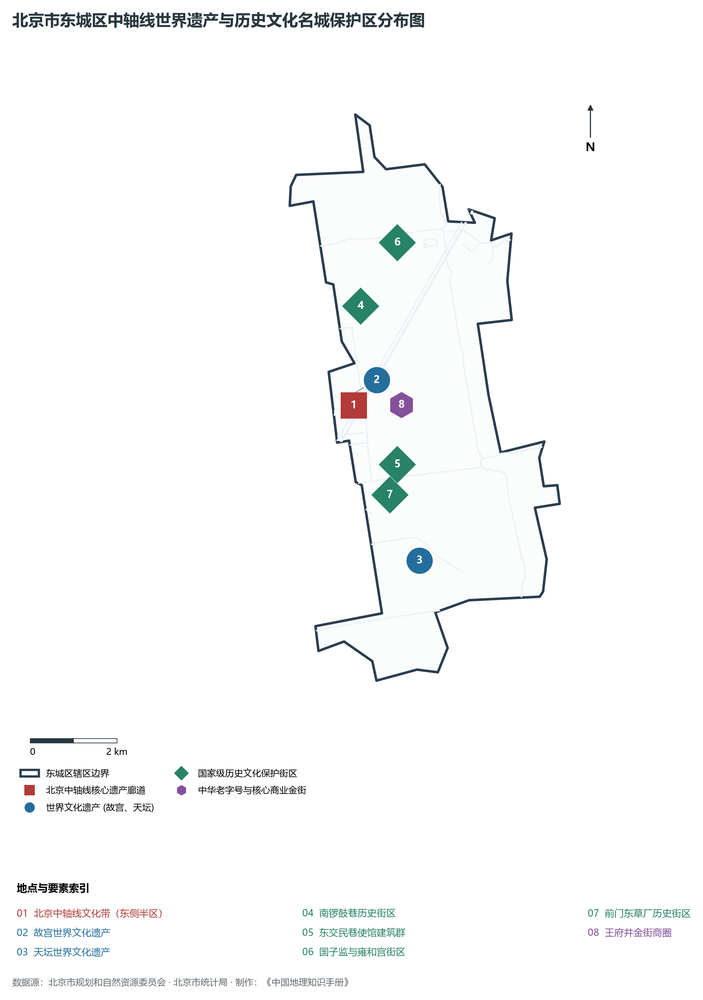
#> input picture 中国地理知识手册/figures/fig01-01-4_东城区特色专题图.png, 703 x 1000 px, shrunk from 2569 x 3655 before the run; its folder holds only this picture in this run
$ python qa_figure_edges.py
#> lines starting #> are read from the running program, lines starting #| are printed output that depends on the picture; after the words box and inside, x2 and y2 are one past the last pixel; in counts of white or black regions, pixels touching at a corner belong together
# -*- coding: utf-8 -*-
"""批量检查成品图的画布边界问题：标题/内容触边、地图溢出画布。"""
import os, glob
from PIL import Image
import numpy as np

FIG = r"D:\code\Ideas\MyBooks\中国地理知识手册\figures"

rows = []
for p in sorted(glob.glob(os.path.join(FIG, "*.png"))):
    try:
        im = Image.open(p).convert("RGB")
    except Exception as e:
        rows.append((os.path.basename(p), -1, -1, "OPEN_FAIL", "", ""))
        continue
    a = np.asarray(im)
    h, w, _ = a.shape
#> h = 1000; w = 703
    # 背景判定：与四角众数颜色接近即视为背景
    corners = np.concatenate([a[0, 0], a[0, -1], a[-1, 0], a[-1, -1]]).reshape(4, 3)
#> corners = [[255, 255, 255], [255, 255, 255], [255, 255, 255], [255, 255, 255]]
    bg = np.median(corners, axis=0)
#> bg = [255, 255, 255]
    nonbg = (np.abs(a.astype(int) - bg.astype(int)).sum(axis=2) > 30)
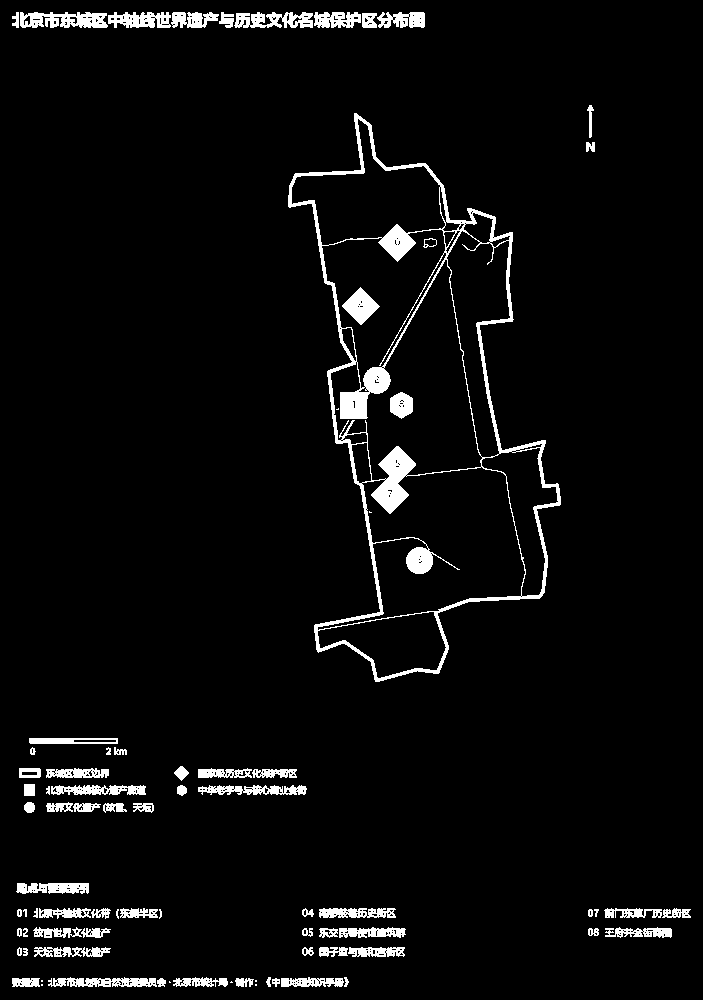
#> nonbg: shape (1000, 703) bool; 4.4% white; 81 white regions (10 under 20 px), largest, box (x1, y1, x2, y2) and area: (288, 113, 561, 682) 12627, (20, 12, 108, 28) 1027, (234, 12, 313, 28) 852
    # 每条边向内 3 像素内的非背景像素比例
    def edge_ratio(sl):
        return nonbg[sl].mean() if nonbg[sl].size else 0.0
    top = edge_ratio(np.s_[:3, :])
#> top = 0
    bot = edge_ratio(np.s_[-3:, :])
#> bot = 0
    left = edge_ratio(np.s_[:, :3])
#> left = 0
    right = edge_ratio(np.s_[:, -3:])
#> right = 0
    # 内容外接框到画布四边的距离
    ys, xs = np.where(nonbg)
    if len(ys) == 0:
        rows.append((os.path.basename(p), w, h, "BLANK", "", ""))
        continue
    d_top, d_bot = ys.min(), h - 1 - ys.max()
#> d_top = 12; d_bot = 13
    d_left, d_right = xs.min(), w - 1 - xs.max()
#> d_left = 12; d_right = 12
    flags = []
    for name, v in (("上", top), ("下", bot), ("左", left), ("右", right)):
        if v > 0.02:
            flags.append(name)
#> this loop made 4 passes
#> name on passes 1 to 4: '上', '下', '左', '右'
#> after the loop, flags = []
    rows.append((os.path.basename(p), w, h, ",".join(flags) if flags else "OK",
                 f"{d_top}/{d_bot}", f"{d_left}/{d_right}"))

bad = [r for r in rows if r[3] not in ("OK", "BLANK")]
#> bad = []
print(f"总计 {len(rows)} 张；边缘触边 {len(bad)} 张\n")
#| 总计 1 张；边缘触边 0 张
print(f"{'文件':<62}{'宽x高':<13}{'触边':<8}{'上下距':<10}{'左右距'}")
for r in bad:
    print(f"{r[0][:60]:<62}{str(r[1])+'x'+str(r[2]):<13}{r[3]:<8}{r[4]:<10}{r[5]}")
#> this loop made 0 passes

$ run again, on 中国地理知识手册/figures/fig02-16-2_蓟州区地形地貌图.png
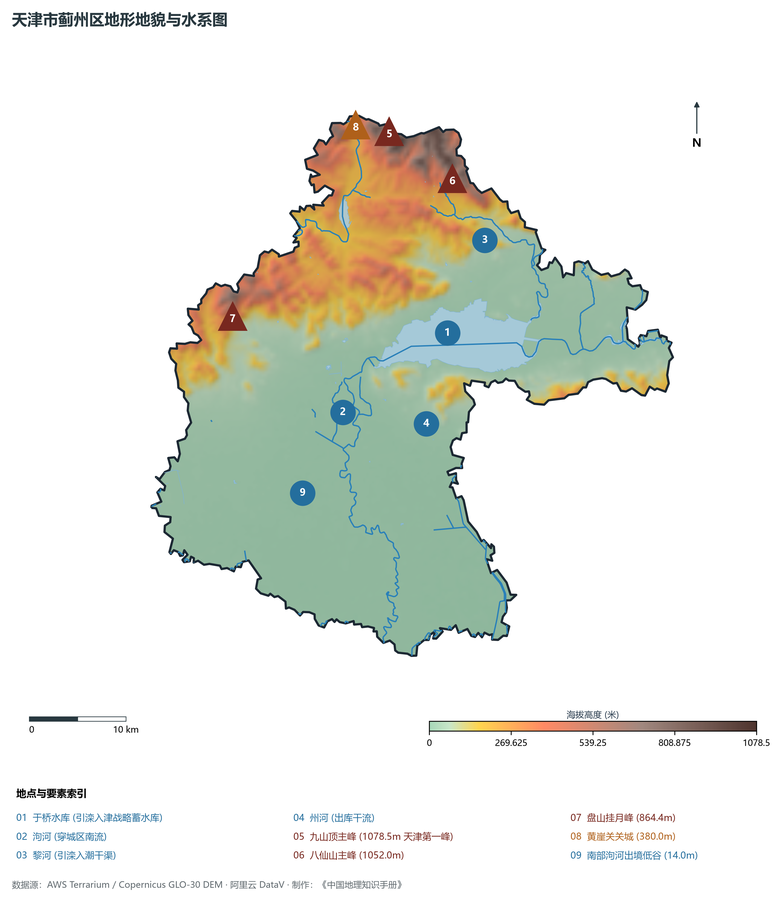
#> input picture 中国地理知识手册/figures/fig02-16-2_蓟州区地形地貌图.png, 782 x 902 px, shrunk from 2944 x 3397 before the run
#> corners = [[255, 255, 255], [255, 255, 255], [255, 255, 255], [255, 255, 255]]
#> bg = [255, 255, 255]
#> `nonbg = (np.abs(a.astype(int) - bg.astype(int)).sum(axis=2) > 30)`:
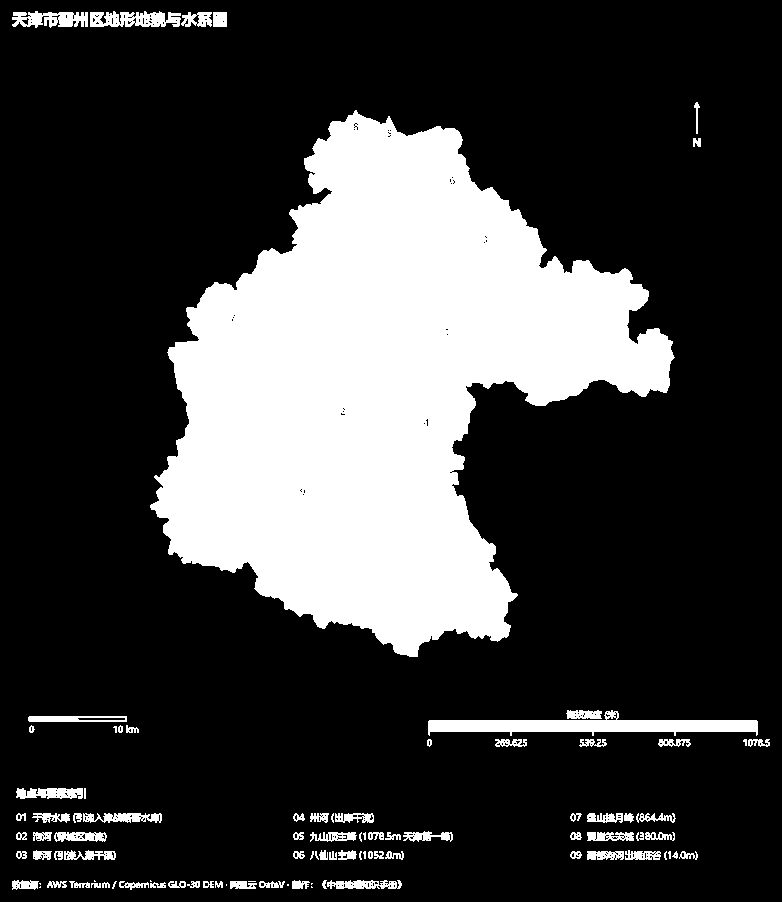
#> nonbg: shape (902, 782) bool; 24% white; 96 white regions (21 under 20 px), largest, box (x1, y1, x2, y2) and area: (150, 110, 675, 657) 153046, (428, 710, 758, 736) 4085, (90, 11, 181, 27) 1058
#> top = 0
#> d_top = 11; d_bot = 12
#> the loop `for name, v in (("上", top), ("下", bot), ("左", left), ("右", right)):` made 4 passes
#> name on passes 1 to 4: '上', '下', '左', '右'
#> after the loop `for name, v in (("上", top), ("下", bot), ("左", left), ("右", right)):`: flags = []
#| 总计 1 张；边缘触边 0 张

$ run again, on 中国地理知识手册/figures/fig03-02-5_唐山市夜间灯光与经济发展演进图.png
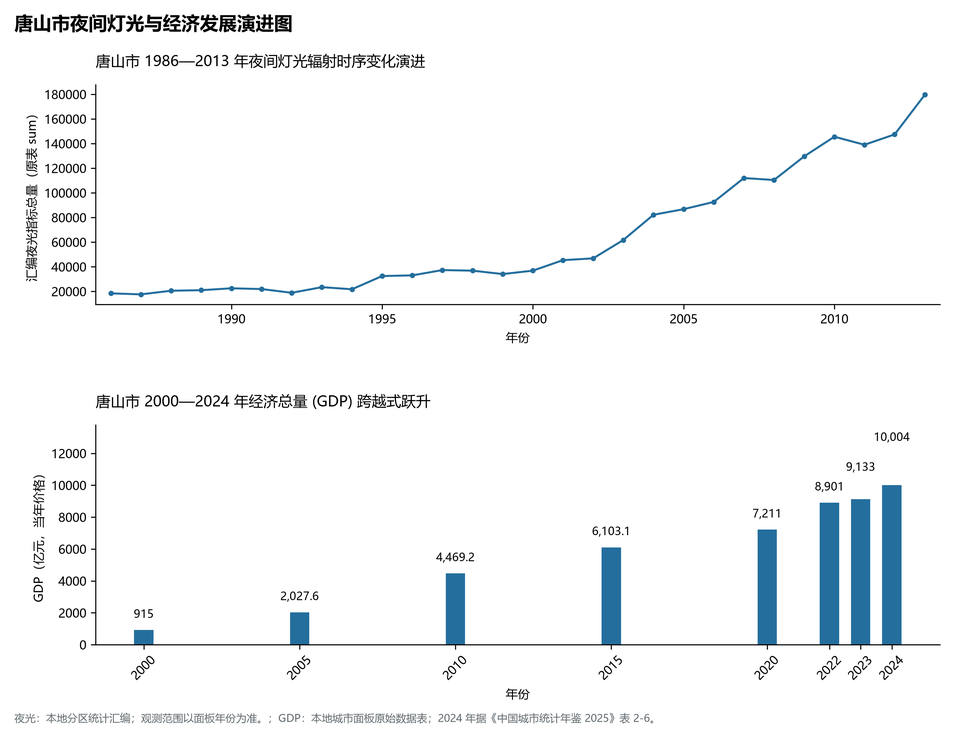
#> input picture 中国地理知识手册/figures/fig03-02-5_唐山市夜间灯光与经济发展演进图.png, 954 x 739 px, shrunk from 2983 x 2311 before the run
#> corners = [[255, 255, 255], [255, 255, 255], [255, 255, 255], [255, 255, 255]]
#> bg = [255, 255, 255]
#> `nonbg = (np.abs(a.astype(int) - bg.astype(int)).sum(axis=2) > 30)`:
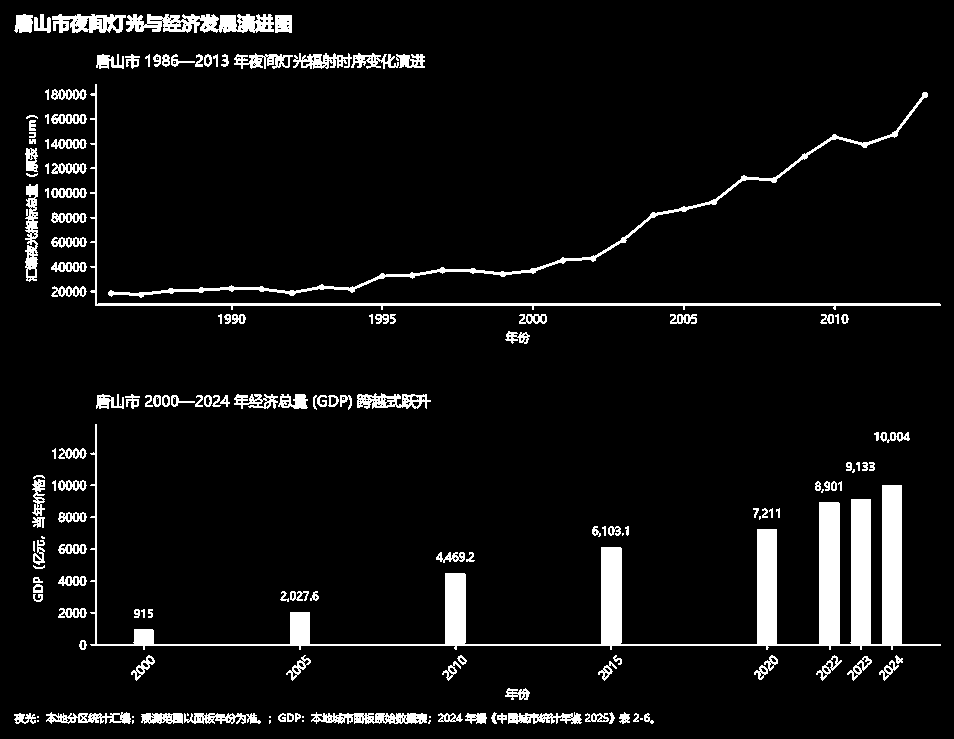
#> nonbg: shape (739, 954) bool; 6.6% white; 167 white regions (21 under 20 px), largest, box (x1, y1, x2, y2) and area: (90, 424, 941, 650) 18089, (90, 84, 941, 310) 3107, (108, 92, 928, 298) 2992
#> top = 0
#> d_top = 14; d_bot = 15
#> d_left = 14; d_right = 13
#> the loop `for name, v in (("上", top), ("下", bot), ("左", left), ("右", right)):` made 4 passes
#> name on passes 1 to 4: '上', '下', '左', '右'
#> after the loop `for name, v in (("上", top), ("下", bot), ("左", left), ("右", right)):`: flags = []
#| 总计 1 张；边缘触边 0 张

$ run again, on 中国地理知识手册/figures/fig01-07-5_门头沟区夜间灯光与经济发展演进图.png
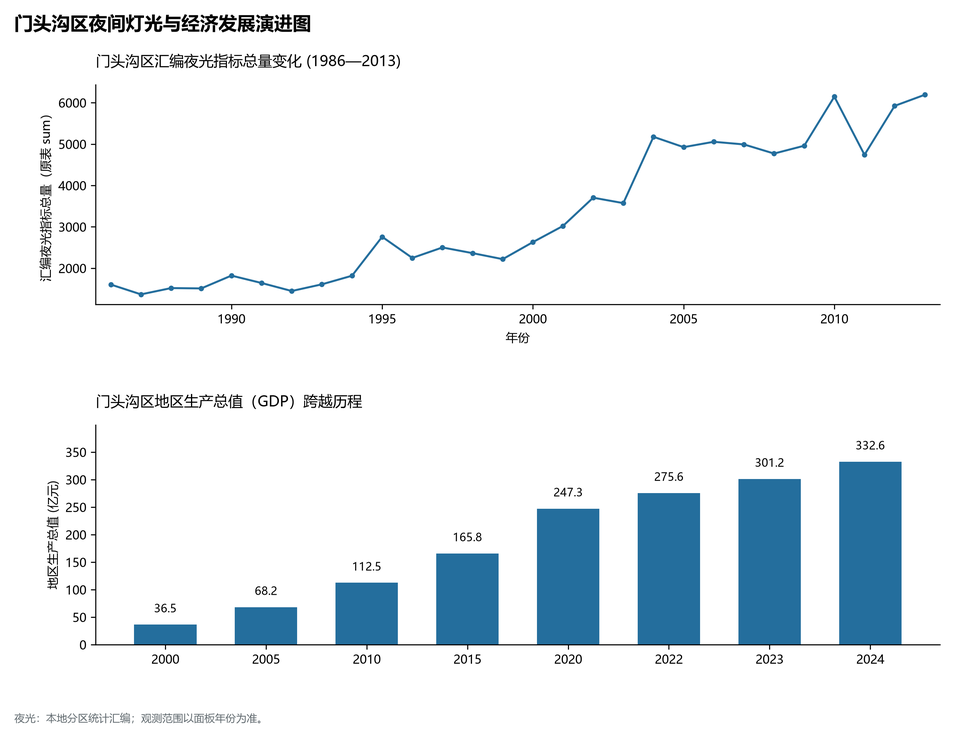
#> input picture 中国地理知识手册/figures/fig01-07-5_门头沟区夜间灯光与经济发展演进图.png, 954 x 739 px, shrunk from 2983 x 2311 before the run
#> corners = [[255, 255, 255], [255, 255, 255], [255, 255, 255], [255, 255, 255]]
#> bg = [255, 255, 255]
#> `nonbg = (np.abs(a.astype(int) - bg.astype(int)).sum(axis=2) > 30)`:
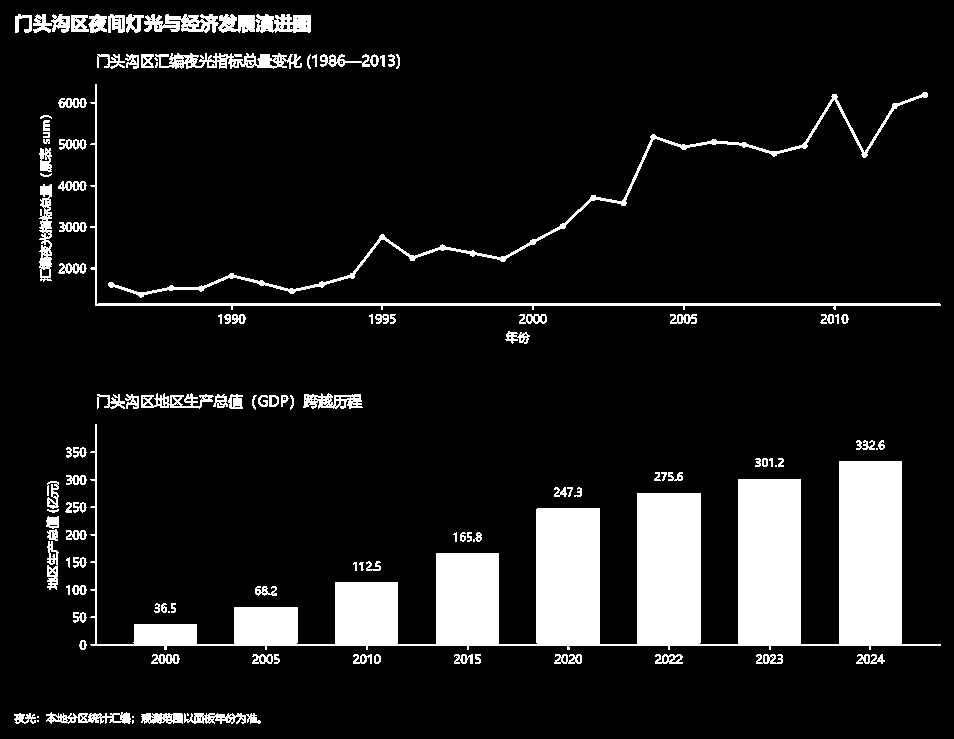
#> nonbg: shape (739, 954) bool; 11.3% white; 125 white regions (12 under 20 px), largest, box (x1, y1, x2, y2) and area: (90, 424, 941, 650) 55831, (108, 92, 928, 298) 3380, (90, 84, 941, 310) 3066
#> top = 0
#> d_top = 14; d_bot = 15
#> d_left = 14; d_right = 13
#> the loop `for name, v in (("上", top), ("下", bot), ("左", left), ("右", right)):` made 4 passes
#> name on passes 1 to 4: '上', '下', '左', '右'
#> after the loop `for name, v in (("上", top), ("下", bot), ("左", left), ("右", right)):`: flags = []
#| 总计 1 张；边缘触边 0 张
